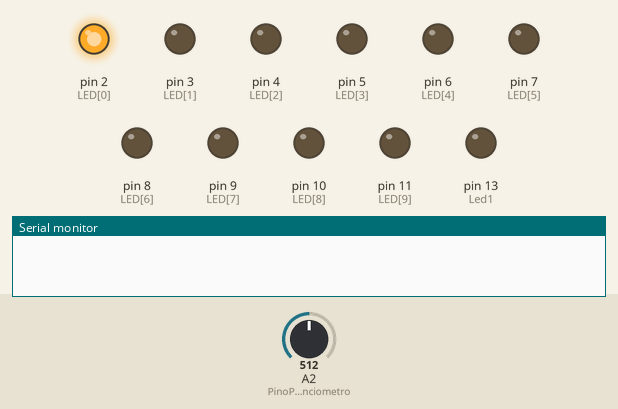
Simulated run of this sketch. Board: Arduino Uno, built with avr-gcc and run on an emulated ATmega328P. Parts: output pins drawn as LEDs (lit = HIGH), the last lines printed to the serial monitor. Inputs (shaded band) come from the test bench; at power-on: A2 (PinoPotenciometro) = 512.

Above: at 1.2 s.
1.3 s: A2 (PinoPotenciometro) set to 528
At 2.6 s:
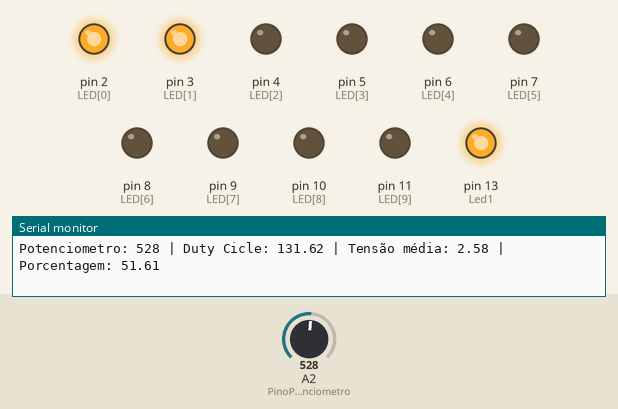
4.3 s: A2 (PinoPotenciometro) set to 511
At 6.7 s:
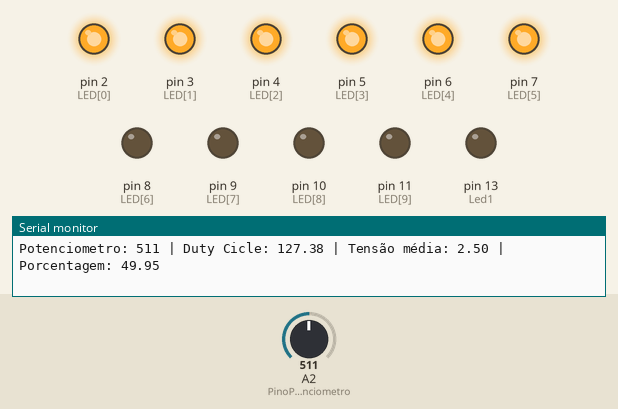
7.3 s: A2 (PinoPotenciometro) set to 716
At 7.7 s:
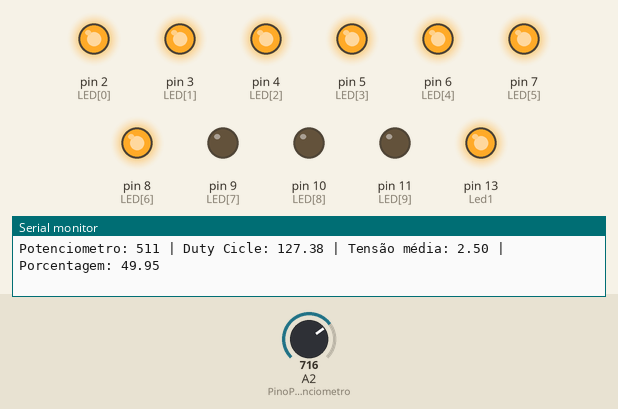
10.3 s: A2 (PinoPotenciometro) set to 306
At 10.42 s:
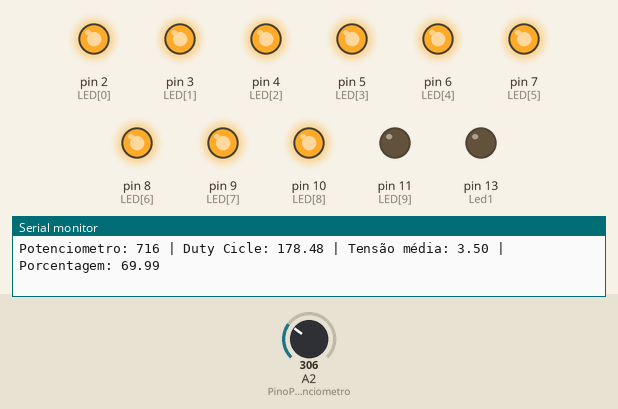
13.3 s: A2 (PinoPotenciometro) set to 900
At 16.0 s:
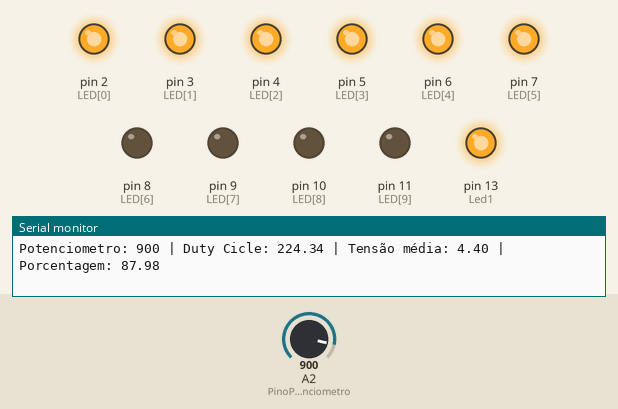
16.3 s: A2 (PinoPotenciometro) set to 245
At 16.7 s:
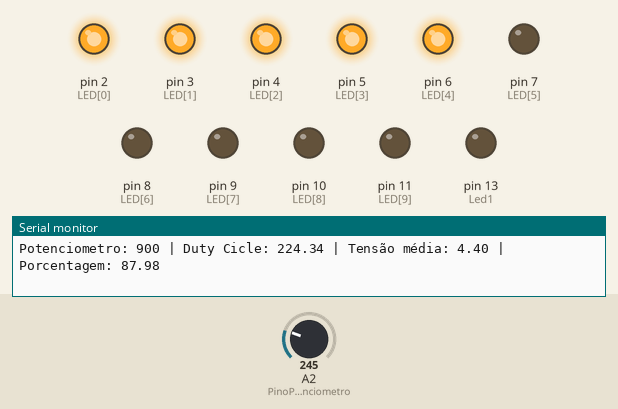
Timing chart, 0 to 22.4 s (numbered marks = the images above; inputs shaded):
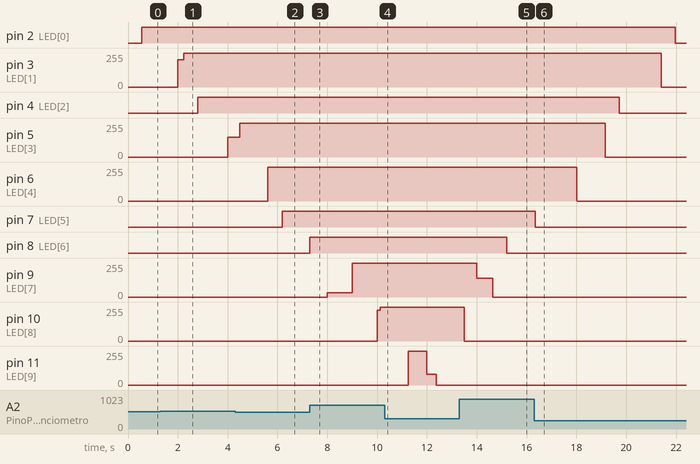

Measured:
- the behaviour switches between 513 and 514 on A2 (PinoPotenciometro) (found by bisection; images 0 and 1)
- after the input at 1.3 s, pin 13 (Led1): LOW → HIGH at once
- after the input at 4.3 s, pin 13 (Led1): HIGH → LOW at once
- after the input at 7.3 s, pin 11 (LED[9]): stays 0/255 (without the input it goes to 39/255 after 3.0 s); pin 13 (Led1): LOW → HIGH at once
- after the input at 10.3 s, pin 10 (LED[8]): stays 255/255 (without the input it goes to 46/255 after 3.0 s); pin 13 (Led1): HIGH → LOW at once
- after the input at 13.3 s, pin 13 (Led1): LOW → HIGH at once
- after the input at 16.3 s, pin 13 (Led1): HIGH → LOW at once

The sketch:

atividade-05-06-pwm01.ino
```cpp
int controle = 0;
const int LED[] = {2, 3, 4, 5, 6, 7, 8, 9, 10, 11};
int SLED[] = {0, 0, 0, 0, 0, 0, 0, 0, 0, 0};
int PWMLED[] = {0, 0, 0, 0, 0, 0, 0, 0, 0, 0};
float TENSAOMEDIA[] = {0, 0, 0, 0, 0, 0, 0, 0, 0, 0};
float voltage, porcentagem;
int inverte = 0;
int index = 0;
float media = 0;
float z;

const int PinoPotenciometro = A2; // Define como uma constante inteira
const int Led1 = 13; // Define como uma constante inteira
int ValorPot = 0;
int pwm = 0;

void setup() {
  Serial.begin(9600);
  for (int x = 0; x < 10; x++) {
    pinMode(LED[x], OUTPUT);
  }
  pinMode(Led1, OUTPUT);
}

void loop() {
   if (inverte == 0)
  {
    aumenta(LED[0]);
    aumenta(LED[1]);
    aumenta(LED[2]);
    aumenta(LED[3]);
    aumenta(LED[4]);
    aumenta(LED[5]);
    aumenta(LED[6]);
    aumenta(LED[7]);
    aumenta(LED[8]);
    aumenta(LED[9]);
    inverte = 1;
  }
  else
  {
    diminui(LED[9]);
    diminui(LED[8]);
    diminui(LED[7]);
    diminui(LED[6]);
    diminui(LED[5]);
    diminui(LED[4]);
    diminui(LED[3]);
    diminui(LED[2]);
    diminui(LED[1]);
    diminui(LED[0]);
    inverte = 0;
  }
}

void aumenta(int led)
{
  for (int x = 1; x <= 255; x++)
  {
    analogWrite(led, x);
    tensao();
    delay(4);
  }
}


void diminui(int led)
{
  for (int x = 255; x >= 0; x--)
  {
    analogWrite(led, x);
    tensao();
    delay(4);
  }
}


unsigned long interval1 = 2000;
unsigned long previousMillis1 = 0;

int tempo()
{
  unsigned long currentMillis1 = millis();
  if ((unsigned long)((currentMillis1 - previousMillis1) >= interval1)) {
    previousMillis1 = millis();
    return 1;
  }
  else
  {
    return 0;
  }
}

void tensao()
{
  ValorPot = analogRead(PinoPotenciometro);
  pwm = map(ValorPot, 0, 1023, 0, 255);
  analogWrite(Led1, pwm);
  float x = ValorPot / 4.0117;
  float z = x / 255;
  float t = 5 * z;
  TENSAOMEDIA[index] = t;
  index++;
  float soma = 0;
  for (int x = 0; x < 10; x++)
  {
    soma = soma + TENSAOMEDIA[x];
  }
  media = soma / 10;
  if (index == 10)
  {
    index  = 0;
  }

  if (tempo())
  {
    Serial.print("Potenciometro: ");
    Serial.print(ValorPot);
    Serial.print(" | Duty Cicle: ");
    Serial.print(x);
    Serial.print(" | Tensão média: ");
    Serial.print(media);
    Serial.print(" | Porcentagem: ");
    Serial.println(z * 100);
  }
}
```
